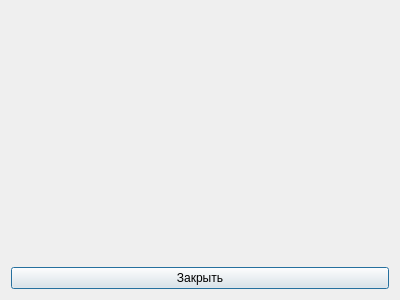
<?xml version="1.0" encoding="UTF-8"?>
<ui version="4.0">
 <class>TaskDetailsWindow</class>
 <widget class="QDialog" name="TaskDetailsWindow">
  <property name="geometry">
   <rect>
    <x>0</x>
    <y>0</y>
    <width>400</width>
    <height>300</height>
   </rect>
  </property>
  <property name="windowTitle">
   <string>Детали задачи</string>
  </property>
  <layout class="QVBoxLayout" name="verticalLayout">
   <item>
    <widget class="QLabel" name="titleLabel"/>
   </item>
   <item>
    <widget class="QLabel" name="descriptionLabel"/>
   </item>
   <item>
    <widget class="QLabel" name="createdAtLabel"/>
   </item>
   <item>
    <widget class="QLabel" name="startDateLabel"/>
   </item>
   <item>
    <widget class="QLabel" name="deadlineLabel"/>
   </item>
   <item>
    <widget class="QLabel" name="completedAtLabel"/>
   </item>
   <item>
    <widget class="QPushButton" name="closeButton">
     <property name="text">
      <string>Закрыть</string>
     </property>
    </widget>
   </item>
  </layout>
 </widget>
 <resources/>
 <connections/>
</ui>
